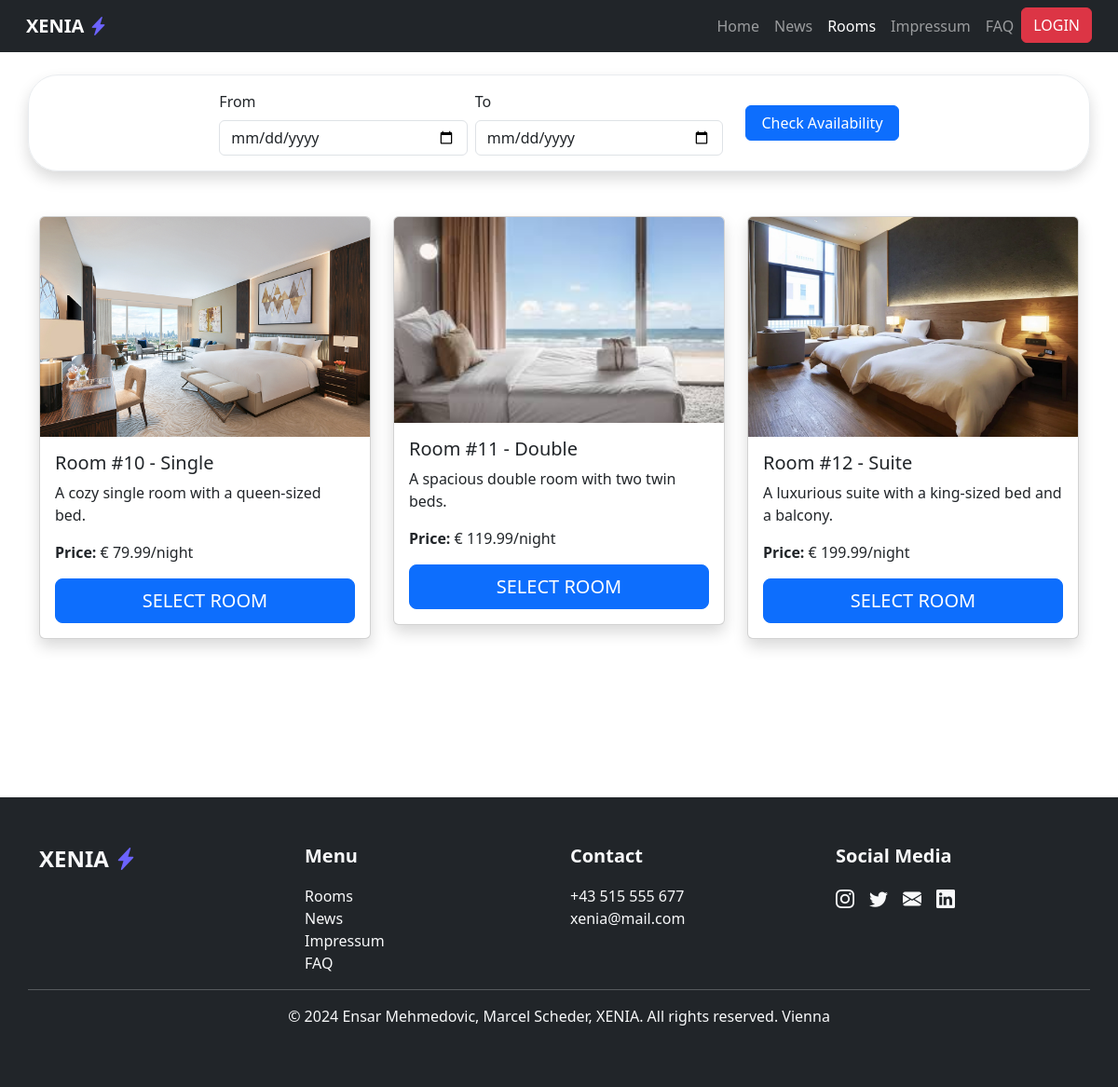
Page /Hotel-Website/index.php?page=rooms on the committed database.
### tables this page shows
CREATE TABLE `rooms` (
  `room_id` int(11) NOT NULL,
  `room_number` int(11) NOT NULL,
  `room_type` varchar(50) NOT NULL,
  `price` decimal(10,2) NOT NULL,
  `description` text DEFAULT NULL,
  `image_reference` varchar(255) NOT NULL
);

### Hotel-Website/includes/content/rooms/rooms_fetch.php (called while the page is built, shortened)
<?php
$conn = new mysqli($host, $dbusername, $dbpassword, $dbname);
if(isset($_POST["checkin"]) && isset($_POST["checkout"])){
    $checkin = $_POST["checkin"];
    $checkout = $_POST["checkout"];
    $sql = "SELECT * FROM rooms
            WHERE room_id NOT IN (
                SELECT fk_room_id FROM bookings
                WHERE (? < checkout AND ? > checkin)
            )";
    $stmt = $conn->prepare($sql);
    if ($stmt === false) {
        die("Statement preparation failed: " . $conn->error);
    }
    $stmt->bind_param("ss", $checkin, $checkout);
} else {
    $sql = "SELECT * FROM rooms";
    $stmt = $conn->prepare($sql);
}
$stmt->execute();
$result = $stmt->get_result();
$rooms = [];
if ($result->num_rows > 0) {
    while ($row = $result->fetch_assoc()) {
        $rooms[] = $row;
    }
}
?>

### Hotel-Website/includes/content/rooms/rooms.php (the view, shortened to what this page needs)
<?php
    require_once("rooms_fetch.php");
    $today = date('Y-m-d');
    $tomorrow = date('Y-m-d', strtotime('+1 day'));
?>
<section class="py-4 min-vh-100">
    <div class="container border border-light-subtle shadow p-3 mb-5 rounded-5">
        <form action="index.php?page=rooms" method="post">
            <div class="row gy-3 justify-content-center align-items-center">
                <div class="col-lg-6">
                    <div class="row gx-2">
                        <div class="col-6">
                            <label for="checkin" class="form-label">From</label>
                            <input type="date" id="checkin" name="checkin" min="<?php echo $today; ?>" value="<?php echo $_POST["checkin"] ?? ""; ?>" class="form-control" required onchange="updateCheckoutMin()">
                        </div>
                        <div class="col-6">
                            <label for="checkout" class="form-label">To</label>
                            <input type="date" id="checkout" name="checkout" min="<?php echo $tomorrow; ?>" value="<?php echo $_POST["checkout"] ?? ""; ?>" class="form-control" required>
                        </div>
                    </div>
                </div>
                <div class="col-lg-2">
                    <button type="submit" class="btn btn-primary w-100 w-lg-auto">Check Availability</button>
                </div>
            </div>
        </form>
    </div>
    <div class="container">
        <div class="row gy-4">
            <?php if (!empty($rooms)): ?>
                <?php foreach ($rooms as $room): ?>
                    <div class="col-lg-4">
                        <div class="card shadow">
                            <img src="<?php echo htmlspecialchars($room['image_reference']); ?>" class="card-img-top" alt="Room Image">
                            <div class="card-body">
                                <h5 class="card-title">Room #<?php echo $room['room_id']; ?> - <?php echo $room['room_type']; ?></h5>
                                <p class="card-text"><?php echo $room['description']; ?></p>
                                <p class="card-text"><strong>Price:</strong> € <?php echo $room['price']; ?>/night</p>
                                <form action="includes/content/checkout/checkout_index.php?page=options" method="post">
                                    <button class="w-100 btn btn-primary btn-lg text-uppercase"> Select Room </button>
                                </form>
                            </div>
                        </div>
                    </div>
                <?php endforeach; ?>
            <?php else: ?>
                <p class="text-center">No rooms available.</p>
            <?php endif; ?>
        </div>
    </div>
</section>

### rows in the picture
rooms: image_reference (picture), room_id "10", room_type "Single", description "A cozy single room with a queen-sized bed.", price "79.99"
rooms: image_reference (picture), room_id "11", room_type "Double", description "A spacious double room with two twin beds.", price "119.99"
rooms: image_reference (picture), room_id "12", room_type "Suite", description "A luxurious suite with a king-sized bed and a balcony.", price "199.99"
